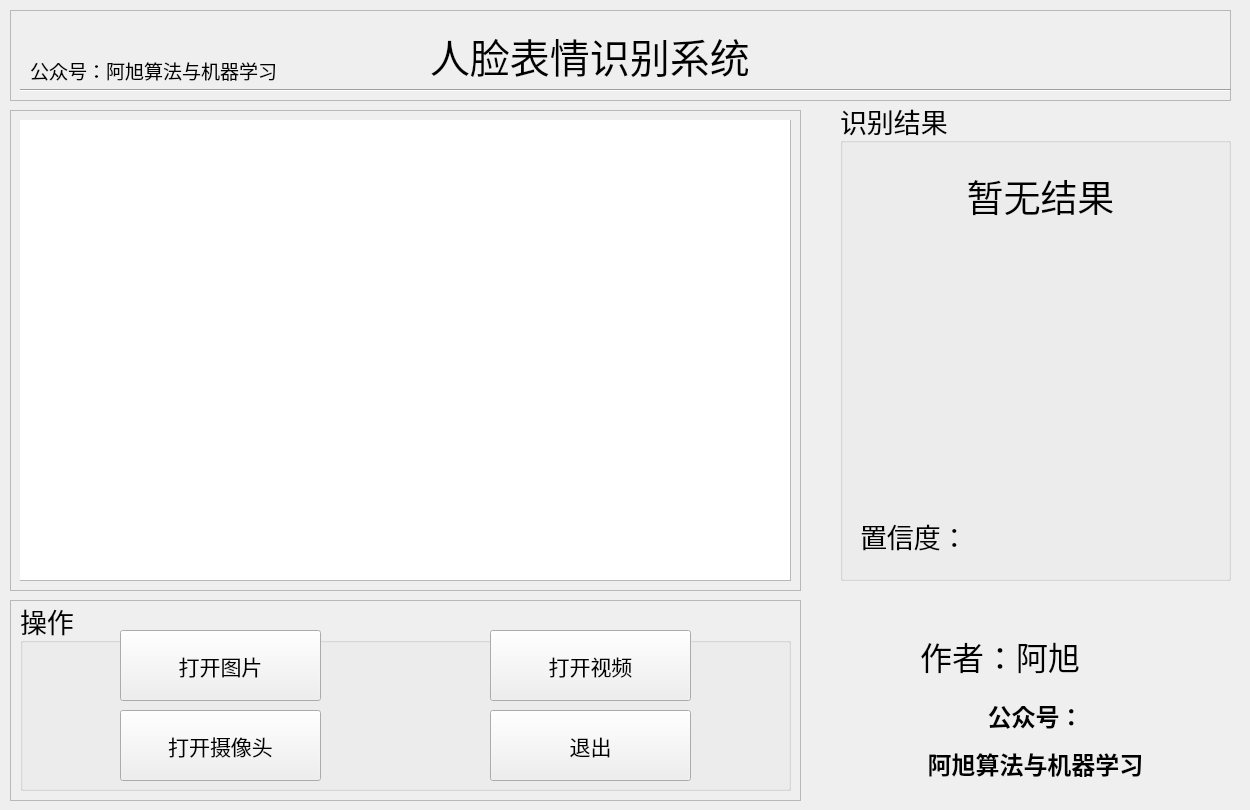
<?xml version="1.0" encoding="UTF-8"?>
<ui version="4.0">
 <class>MainWindow</class>
 <widget class="QMainWindow" name="MainWindow">
  <property name="geometry">
   <rect>
    <x>0</x>
    <y>0</y>
    <width>1250</width>
    <height>810</height>
   </rect>
  </property>
  <property name="minimumSize">
   <size>
    <width>1250</width>
    <height>810</height>
   </size>
  </property>
  <property name="maximumSize">
   <size>
    <width>1250</width>
    <height>810</height>
   </size>
  </property>
  <property name="windowTitle">
   <string>人脸表情识别系统</string>
  </property>
  <property name="windowIcon">
   <iconset>
    <activeon>:/icons/ui_imgs/icons/开心表情.png</activeon>
   </iconset>
  </property>
  <widget class="QWidget" name="centralwidget">
   <widget class="QFrame" name="frame">
    <property name="geometry">
     <rect>
      <x>10</x>
      <y>110</y>
      <width>791</width>
      <height>481</height>
     </rect>
    </property>
    <property name="frameShape">
     <enum>QFrame::StyledPanel</enum>
    </property>
    <property name="frameShadow">
     <enum>QFrame::Raised</enum>
    </property>
    <widget class="QFrame" name="frame_2">
     <property name="geometry">
      <rect>
       <x>10</x>
       <y>10</y>
       <width>771</width>
       <height>461</height>
      </rect>
     </property>
     <property name="frameShape">
      <enum>QFrame::StyledPanel</enum>
     </property>
     <property name="frameShadow">
      <enum>QFrame::Raised</enum>
     </property>
     <widget class="QLabel" name="label_show">
      <property name="geometry">
       <rect>
        <x>0</x>
        <y>0</y>
        <width>770</width>
        <height>460</height>
       </rect>
      </property>
      <property name="minimumSize">
       <size>
        <width>770</width>
        <height>460</height>
       </size>
      </property>
      <property name="maximumSize">
       <size>
        <width>770</width>
        <height>460</height>
       </size>
      </property>
      <property name="styleSheet">
       <string notr="true">background-color: rgb(255, 255, 255);</string>
      </property>
      <property name="text">
       <string/>
      </property>
     </widget>
    </widget>
   </widget>
   <widget class="QFrame" name="frame_5">
    <property name="geometry">
     <rect>
      <x>10</x>
      <y>10</y>
      <width>1221</width>
      <height>91</height>
     </rect>
    </property>
    <property name="frameShape">
     <enum>QFrame::StyledPanel</enum>
    </property>
    <property name="frameShadow">
     <enum>QFrame::Raised</enum>
    </property>
    <widget class="QLabel" name="label_3">
     <property name="geometry">
      <rect>
       <x>420</x>
       <y>20</y>
       <width>411</width>
       <height>51</height>
      </rect>
     </property>
     <property name="font">
      <font>
       <family>华文行楷</family>
       <pointsize>30</pointsize>
      </font>
     </property>
     <property name="text">
      <string>人脸表情识别系统</string>
     </property>
    </widget>
    <widget class="QLabel" name="label_2">
     <property name="geometry">
      <rect>
       <x>20</x>
       <y>50</y>
       <width>311</width>
       <height>21</height>
      </rect>
     </property>
     <property name="font">
      <font>
       <family>华文楷体</family>
       <pointsize>14</pointsize>
       <underline>true</underline>
      </font>
     </property>
     <property name="text">
      <string>公众号：阿旭算法与机器学习</string>
     </property>
    </widget>
    <widget class="Line" name="line">
     <property name="geometry">
      <rect>
       <x>10</x>
       <y>70</y>
       <width>1211</width>
       <height>20</height>
      </rect>
     </property>
     <property name="orientation">
      <enum>Qt::Horizontal</enum>
     </property>
    </widget>
   </widget>
   <widget class="QFrame" name="frame_3">
    <property name="geometry">
     <rect>
      <x>10</x>
      <y>600</y>
      <width>791</width>
      <height>201</height>
     </rect>
    </property>
    <property name="frameShape">
     <enum>QFrame::StyledPanel</enum>
    </property>
    <property name="frameShadow">
     <enum>QFrame::Raised</enum>
    </property>
    <widget class="QGroupBox" name="groupBox">
     <property name="geometry">
      <rect>
       <x>10</x>
       <y>0</y>
       <width>771</width>
       <height>191</height>
      </rect>
     </property>
     <property name="font">
      <font>
       <family>华文楷体</family>
       <pointsize>20</pointsize>
      </font>
     </property>
     <property name="title">
      <string>操作</string>
     </property>
     <widget class="QPushButton" name="PicBtn">
      <property name="geometry">
       <rect>
        <x>100</x>
        <y>30</y>
        <width>201</width>
        <height>71</height>
       </rect>
      </property>
      <property name="font">
       <font>
        <family>华文楷体</family>
        <pointsize>16</pointsize>
       </font>
      </property>
      <property name="styleSheet">
       <string notr="true"/>
      </property>
      <property name="text">
       <string>打开图片</string>
      </property>
      <property name="icon">
       <iconset>
        <activeon>:/icons/ui_imgs/icons/img.png</activeon>
       </iconset>
      </property>
      <property name="iconSize">
       <size>
        <width>40</width>
        <height>40</height>
       </size>
      </property>
     </widget>
     <widget class="QPushButton" name="VideoBtn">
      <property name="geometry">
       <rect>
        <x>470</x>
        <y>30</y>
        <width>201</width>
        <height>71</height>
       </rect>
      </property>
      <property name="font">
       <font>
        <family>华文楷体</family>
        <pointsize>16</pointsize>
       </font>
      </property>
      <property name="styleSheet">
       <string notr="true"/>
      </property>
      <property name="text">
       <string>打开视频</string>
      </property>
      <property name="icon">
       <iconset>
        <activeon>:/icons/ui_imgs/icons/video.png</activeon>
       </iconset>
      </property>
      <property name="iconSize">
       <size>
        <width>40</width>
        <height>40</height>
       </size>
      </property>
     </widget>
     <widget class="QPushButton" name="CapBtn">
      <property name="geometry">
       <rect>
        <x>100</x>
        <y>110</y>
        <width>201</width>
        <height>71</height>
       </rect>
      </property>
      <property name="font">
       <font>
        <family>华文楷体</family>
        <pointsize>16</pointsize>
       </font>
      </property>
      <property name="styleSheet">
       <string notr="true"/>
      </property>
      <property name="text">
       <string>打开摄像头</string>
      </property>
      <property name="icon">
       <iconset>
        <activeon>:/icons/ui_imgs/icons/camera.png</activeon>
       </iconset>
      </property>
      <property name="iconSize">
       <size>
        <width>40</width>
        <height>40</height>
       </size>
      </property>
     </widget>
     <widget class="QPushButton" name="exitBtn">
      <property name="geometry">
       <rect>
        <x>470</x>
        <y>110</y>
        <width>201</width>
        <height>71</height>
       </rect>
      </property>
      <property name="sizePolicy">
       <sizepolicy hsizetype="Minimum" vsizetype="Expanding">
        <horstretch>0</horstretch>
        <verstretch>0</verstretch>
       </sizepolicy>
      </property>
      <property name="font">
       <font>
        <family>华文楷体</family>
        <pointsize>16</pointsize>
       </font>
      </property>
      <property name="text">
       <string>退出</string>
      </property>
      <property name="icon">
       <iconset>
        <activeon>:/icons/ui_imgs/icons/退出.png</activeon>
       </iconset>
      </property>
      <property name="iconSize">
       <size>
        <width>40</width>
        <height>40</height>
       </size>
      </property>
     </widget>
    </widget>
   </widget>
   <widget class="QGroupBox" name="groupBox_2">
    <property name="geometry">
     <rect>
      <x>840</x>
      <y>100</y>
      <width>391</width>
      <height>481</height>
     </rect>
    </property>
    <property name="font">
     <font>
      <family>华文楷体</family>
      <pointsize>20</pointsize>
     </font>
    </property>
    <property name="title">
     <string>识别结果</string>
    </property>
    <widget class="QLabel" name="resIcon">
     <property name="geometry">
      <rect>
       <x>100</x>
       <y>180</y>
       <width>200</width>
       <height>200</height>
      </rect>
     </property>
     <property name="text">
      <string/>
     </property>
     <property name="alignment">
      <set>Qt::AlignCenter</set>
     </property>
    </widget>
    <widget class="QLabel" name="resLb">
     <property name="geometry">
      <rect>
       <x>30</x>
       <y>60</y>
       <width>341</width>
       <height>71</height>
      </rect>
     </property>
     <property name="sizePolicy">
      <sizepolicy hsizetype="Preferred" vsizetype="Preferred">
       <horstretch>0</horstretch>
       <verstretch>0</verstretch>
      </sizepolicy>
     </property>
     <property name="font">
      <font>
       <family>华文楷体</family>
       <pointsize>28</pointsize>
      </font>
     </property>
     <property name="text">
      <string>暂无结果</string>
     </property>
     <property name="alignment">
      <set>Qt::AlignCenter</set>
     </property>
    </widget>
    <widget class="QLabel" name="label">
     <property name="geometry">
      <rect>
       <x>20</x>
       <y>410</y>
       <width>131</width>
       <height>51</height>
      </rect>
     </property>
     <property name="text">
      <string>置信度：</string>
     </property>
    </widget>
    <widget class="QLabel" name="confLb">
     <property name="geometry">
      <rect>
       <x>150</x>
       <y>420</y>
       <width>151</width>
       <height>31</height>
      </rect>
     </property>
     <property name="text">
      <string/>
     </property>
    </widget>
   </widget>
   <widget class="QLabel" name="label_5">
    <property name="geometry">
     <rect>
      <x>920</x>
      <y>610</y>
      <width>251</width>
      <height>91</height>
     </rect>
    </property>
    <property name="font">
     <font>
      <family>华文楷体</family>
      <pointsize>24</pointsize>
     </font>
    </property>
    <property name="text">
     <string>作者：阿旭</string>
    </property>
   </widget>
   <widget class="QLabel" name="label_4">
    <property name="geometry">
     <rect>
      <x>880</x>
      <y>690</y>
      <width>311</width>
      <height>101</height>
     </rect>
    </property>
    <property name="font">
     <font>
      <family>华文楷体</family>
      <pointsize>18</pointsize>
      <underline>false</underline>
     </font>
    </property>
    <property name="text">
     <string>&lt;html&gt;&lt;head/&gt;&lt;body&gt;&lt;p&gt;&lt;span style=&quot; font-weight:600;&quot;&gt;公众号：&lt;/span&gt;&lt;/p&gt;&lt;p&gt;&lt;span style=&quot; font-weight:600;&quot;&gt;阿旭算法与机器学习&lt;/span&gt;&lt;/p&gt;&lt;/body&gt;&lt;/html&gt;</string>
    </property>
    <property name="alignment">
     <set>Qt::AlignCenter</set>
    </property>
   </widget>
  </widget>
 </widget>
 <resources>
  <include location="ui_sources.qrc"/>
 </resources>
 <connections/>
</ui>
